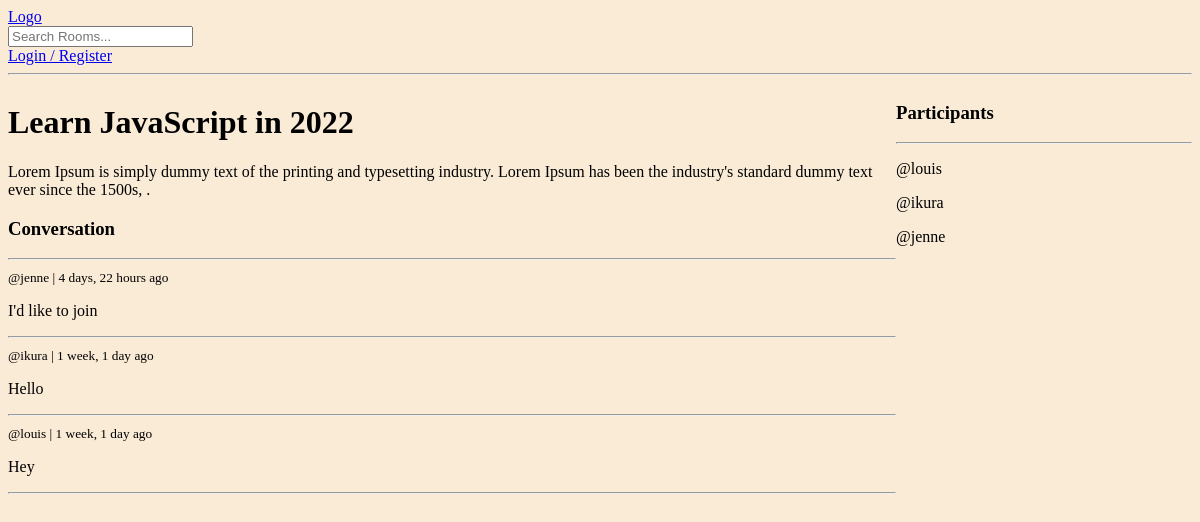
Page /room_page/1/ on the earlier database version.
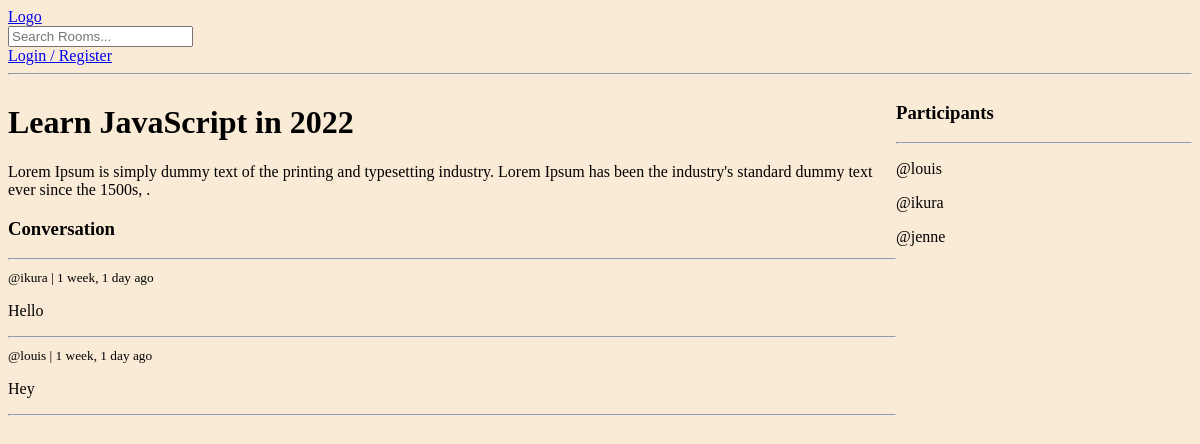
Same page on the later database version.
### base/models.py (models this page shows, shortened)
class Message(models.Model):
    user = models.ForeignKey(User, on_delete=models.CASCADE)
    room = models.ForeignKey(Room, on_delete=models.CASCADE)
    body = models.TextField()
    updated = models.DateTimeField(auto_now=True)
    created = models.DateTimeField(auto_now_add=True)
    class Meta:
        ordering = ['-updated', '-created']

### base/views.py (the view, shortened to what this page needs)
# urls.py: path('room_page/<str:pk>/', views.room, name="room"),
def room(request, pk):
    room = Room.objects.get(id=pk)
    room_messages = room.message_set.all()
    participants = room.participants.all()
    context= {'room': room, 'room_messages': room_messages, 'participants': participants}
    return render(request, 'base/room.html', context)

### base/templates/base/room.html (shortened to what this page needs)
{% extends 'main.html' %}
{% block body %}
<div class="room-container">
    <div>
        <h1>{{ room.name }}</h1>
        <p>{{room.description}}</p>
        <div class="comment-wrapper">
            <h3>Conversation</h3>
            <hr>
            {% for message in room_messages %}
                <div>
                    <small>@{{message.user}} | {{ message.created|timesince }} ago</small>
                    <p>{{ message.body }}</p>
                    <hr>
                </div>
            {% endfor %}
        </div>
    </div>
    <div>
        <h3>Participants</h3>
        <hr>
        {% for user in participants %}
            <div>
                <p>@{{user}}</p>
            </div>
        {% endfor %}
    </div>
</div>
{% endblock body %}

Differences in the rows shown:
removed Message: user "jenne", created "4 days, 22 hours", body "I'd like to join"
